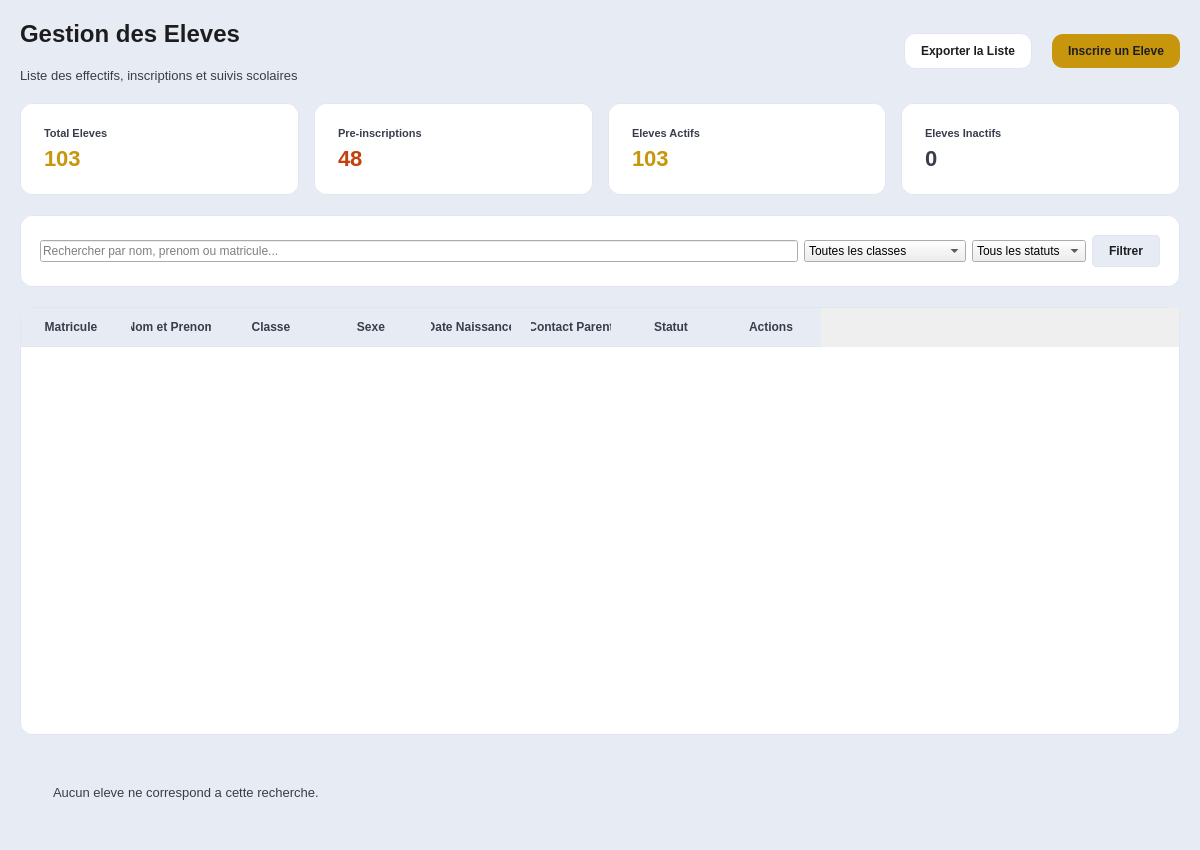
<?xml version="1.0" encoding="UTF-8"?>
<ui version="4.0">
 <class>PageEleves</class>
 <widget class="QWidget" name="PageEleves">
  <property name="geometry">
   <rect>
    <x>0</x>
    <y>0</y>
    <width>1200</width>
    <height>850</height>
   </rect>
  </property>
  <property name="windowTitle">
   <string>Gestion des Eleves</string>
  </property>
<property name="styleSheet"><string>QWidget#PageEleves { background-color: #E7EBF3; font-family: 'Segoe UI', sans-serif; }</string></property>
  <layout class="QVBoxLayout" name="mainLayout">
   <property name="spacing">
    <number>20</number>
   </property>
   <property name="leftMargin">
    <number>20</number>
   </property>
   <property name="topMargin">
    <number>20</number>
   </property>
   <property name="rightMargin">
    <number>20</number>
   </property>
   <property name="bottomMargin">
    <number>20</number>
   </property>
   <item>
    <layout class="QHBoxLayout" name="headerLayout">
     <item>
      <layout class="QVBoxLayout" name="titleLayout">
       <item>
        <widget class="QLabel" name="lbl_page_title">
         <property name="styleSheet">
          <string>color: #1D1D1F; font-size: 24px; font-weight: bold;</string>
         </property>
         <property name="text">
          <string>Gestion des Eleves</string>
         </property>
        </widget>
       </item>
       <item>
        <widget class="QLabel" name="lbl_page_subtitle">
         <property name="styleSheet">
          <string>color: #373D4A; font-size: 13px;</string>
         </property>
         <property name="text">
          <string>Liste des effectifs, inscriptions et suivis scolaires</string>
         </property>
        </widget>
       </item>
      </layout>
     </item>
     <item>
      <spacer name="headerSpacer">
       <property name="orientation">
        <enum>Qt::Horizontal</enum>
       </property>
       <property name="sizeHint" stdset="0">
        <size>
         <width>40</width>
         <height>20</height>
        </size>
       </property>
      </spacer>
     </item>
     <item>
      <widget class="QPushButton" name="btn_export_eleves">
       <property name="styleSheet"><string>QPushButton#btn_export_eleves { background-color: #FFFFFF; color: #1D1D1F; border: 1px solid #E1E6EF; border-radius: 11px; padding: 10px 16px; font-weight: bold; }</string></property>
       <property name="text">
        <string>Exporter la Liste</string>
       </property>
      </widget>
     </item>
     <item>
      <widget class="QPushButton" name="btn_add_eleve">
       <property name="styleSheet">
        <string>background-color: #C8960C; color: #1D1D1F; border: none; border-radius: 11px; padding: 10px 16px; font-weight: bold;</string>
       </property>
       <property name="text">
        <string>Inscrire un Eleve</string>
       </property>
      </widget>
     </item>
    </layout>
   </item>
   <item>
    <layout class="QHBoxLayout" name="kpiLayout">
     <property name="spacing">
      <number>15</number>
     </property>
     <item>
      <widget class="QFrame" name="card_total">
       <property name="styleSheet"><string>QFrame#card_total { background-color: #FFFFFF; color: #1D1D1F; border: 1px solid #E1E6EF; border-radius: 12px; padding: 14px; }</string></property>
       <layout class="QVBoxLayout" name="v1">
        <item>
         <widget class="QLabel" name="t1">
          <property name="styleSheet">
           <string>color: #373D4A; font-size: 11px; font-weight: bold; text-transform: uppercase;</string>
          </property>
          <property name="text">
           <string>Total Eleves</string>
          </property>
         </widget>
        </item>
        <item>
         <widget class="QLabel" name="v1_val">
          <property name="styleSheet">
           <string>color: #C8960C; font-size: 22px; font-weight: bold;</string>
          </property>
          <property name="text">
           <string>103</string>
          </property>
         </widget>
        </item>
       </layout>
      </widget>
     </item>
     <item>
      <widget class="QFrame" name="card_preins">
       <property name="styleSheet"><string>QFrame#card_preins { background-color: #FFFFFF; color: #1D1D1F; border: 1px solid #E1E6EF; border-radius: 12px; padding: 14px; }</string></property>
       <layout class="QVBoxLayout" name="v2">
        <item>
         <widget class="QLabel" name="t2">
          <property name="styleSheet">
           <string>color: #373D4A; font-size: 11px; font-weight: bold; text-transform: uppercase;</string>
          </property>
          <property name="text">
           <string>Pre-inscriptions</string>
          </property>
         </widget>
        </item>
        <item>
         <widget class="QLabel" name="v2_val">
          <property name="styleSheet">
           <string>color: #c2410c; font-size: 22px; font-weight: bold;</string>
          </property>
          <property name="text">
           <string>48</string>
          </property>
         </widget>
        </item>
       </layout>
      </widget>
     </item>
     <item>
      <widget class="QFrame" name="card_actifs">
       <property name="styleSheet"><string>QFrame#card_actifs { background-color: #FFFFFF; color: #1D1D1F; border: 1px solid #E1E6EF; border-radius: 12px; padding: 14px; }</string></property>
       <layout class="QVBoxLayout" name="v3">
        <item>
         <widget class="QLabel" name="t3">
          <property name="styleSheet">
           <string>color: #373D4A; font-size: 11px; font-weight: bold; text-transform: uppercase;</string>
          </property>
          <property name="text">
           <string>Eleves Actifs</string>
          </property>
         </widget>
        </item>
        <item>
         <widget class="QLabel" name="v3_val">
          <property name="styleSheet">
           <string>color: #C8960C; font-size: 22px; font-weight: bold;</string>
          </property>
          <property name="text">
           <string>103</string>
          </property>
         </widget>
        </item>
       </layout>
      </widget>
     </item>
     <item>
      <widget class="QFrame" name="card_inactifs">
       <property name="styleSheet"><string>QFrame#card_inactifs { background-color: #FFFFFF; color: #1D1D1F; border: 1px solid #E1E6EF; border-radius: 12px; padding: 14px; }</string></property>
       <layout class="QVBoxLayout" name="v4">
        <item>
         <widget class="QLabel" name="t4">
          <property name="styleSheet">
           <string>color: #373D4A; font-size: 11px; font-weight: bold; text-transform: uppercase;</string>
          </property>
          <property name="text">
           <string>Eleves Inactifs</string>
          </property>
         </widget>
        </item>
        <item>
         <widget class="QLabel" name="v4_val">
          <property name="styleSheet">
           <string>color: #373D4A; font-size: 22px; font-weight: bold;</string>
          </property>
          <property name="text">
           <string>0</string>
          </property>
         </widget>
        </item>
       </layout>
      </widget>
     </item>
    </layout>
   </item>
   <item>
    <widget class="QFrame" name="filterFrame">
     <property name="styleSheet">
      <string>QFrame#filterFrame { background-color: #FFFFFF; color: #1D1D1F; border: 1px solid #E1E6EF; border-radius: 12px; padding: 10px; }</string>
     </property>
     <layout class="QHBoxLayout" name="filterLayout">
      <item>
       <widget class="QLineEdit" name="search_eleve">
        <property name="placeholderText">
         <string>Rechercher par nom, prenom ou matricule...</string>
        </property>
       </widget>
      </item>
      <item>
       <widget class="QComboBox" name="combo_classe">
        <item>
         <property name="text">
          <string>Toutes les classes</string>
         </property>
        </item>
        <item>
         <property name="text">
          <string>6E 1 COLLEGE</string>
         </property>
        </item>
        <item>
         <property name="text">
          <string>CE1 A FRANCOPHONE</string>
         </property>
        </item>
        <item>
         <property name="text">
          <string>CE2 A PRIMAIRE</string>
         </property>
        </item>
        <item>
         <property name="text">
          <string>CM1 A PRIMAIRE</string>
         </property>
        </item>
        <item>
         <property name="text">
          <string>4E A COLLEGE</string>
         </property>
        </item>
        <item>
         <property name="text">
          <string>3E A COLLEGE</string>
         </property>
        </item>
        <item>
         <property name="text">
          <string>2ND A LYCEE</string>
         </property>
        </item>
        <item>
         <property name="text">
          <string>1ERE A LYCEE</string>
         </property>
        </item>
        <item>
         <property name="text">
          <string>TLE C LYCEE</string>
         </property>
        </item>
       </widget>
      </item>
      <item>
       <widget class="QComboBox" name="combo_statut">
        <item>
         <property name="text">
          <string>Tous les statuts</string>
         </property>
        </item>
        <item>
         <property name="text">
          <string>Inscrit</string>
         </property>
        </item>
        <item>
         <property name="text">
          <string>Pre-inscrit</string>
         </property>
        </item>
        <item>
         <property name="text">
          <string>Inactif</string>
         </property>
        </item>
       </widget>
      </item>
      <item>
       <widget class="QPushButton" name="btn_apply_filter_eleves">
        <property name="styleSheet">
         <string>background-color: #E7EBF3; color: #1D1D1F; border: 1px solid #E1E6EF; border-radius: 4px; padding: 8px 16px; font-weight: bold;</string>
        </property>
        <property name="text">
         <string>Filtrer</string>
        </property>
       </widget>
      </item>
     </layout>
    </widget>
   </item>
   <item>
    <widget class="QTableWidget" name="table_eleves">
     <property name="styleSheet">
      <string>
       QTableWidget {
           background-color: #FFFFFF;
           border: 1px solid #E1E6EF;
           border-radius: 12px;
           gridline-color: #E7EBF3;
           font-size: 13px;
       }
       QHeaderView::section {
           background-color: #E7EBF3;
           color: #373D4A;
           font-weight: bold;
           padding: 10px;
           border: none;
           border-bottom: 1px solid #E1E6EF;
       }
       QTableWidget::item {
           padding: 0px 8px;
           border-bottom: 1px solid #E1E6EF;
       }
      </string>
     </property>
     <property name="editTriggers">
      <set>QAbstractItemView::NoEditTriggers</set>
     </property>
     <property name="selectionBehavior">
      <enum>QAbstractItemView::SelectRows</enum>
     </property>
     <property name="alternatingRowColors">
      <bool>true</bool>
     </property>
     <property name="showGrid">
      <bool>false</bool>
     </property>
     <column>
      <property name="text">
       <string>Matricule</string>
      </property>
     </column>
     <column>
      <property name="text">
       <string>Nom et Prenom</string>
      </property>
     </column>
     <column>
      <property name="text">
       <string>Classe</string>
      </property>
     </column>
     <column>
      <property name="text">
       <string>Sexe</string>
      </property>
     </column>
     <column>
      <property name="text">
       <string>Date Naissance</string>
      </property>
     </column>
     <column>
      <property name="text">
       <string>Contact Parent</string>
      </property>
     </column>
     <column>
      <property name="text">
       <string>Statut</string>
      </property>
     </column>
     <column>
      <property name="text">
       <string>Actions</string>
      </property>
     </column>
    </widget>
   </item>
   <item>
    <widget class="QLabel" name="lbl_empty_state">
     <property name="styleSheet">
      <string>color: #373D4A; font-size: 13px; padding: 30px; qproperty-alignment: AlignCenter;</string>
     </property>
     <property name="text">
      <string>Aucun eleve ne correspond a cette recherche.</string>
     </property>
     <property name="visible">
      <bool>false</bool>
     </property>
    </widget>
   </item>

  </layout>
 </widget>
 <resources/>
 <connections/>
</ui>
